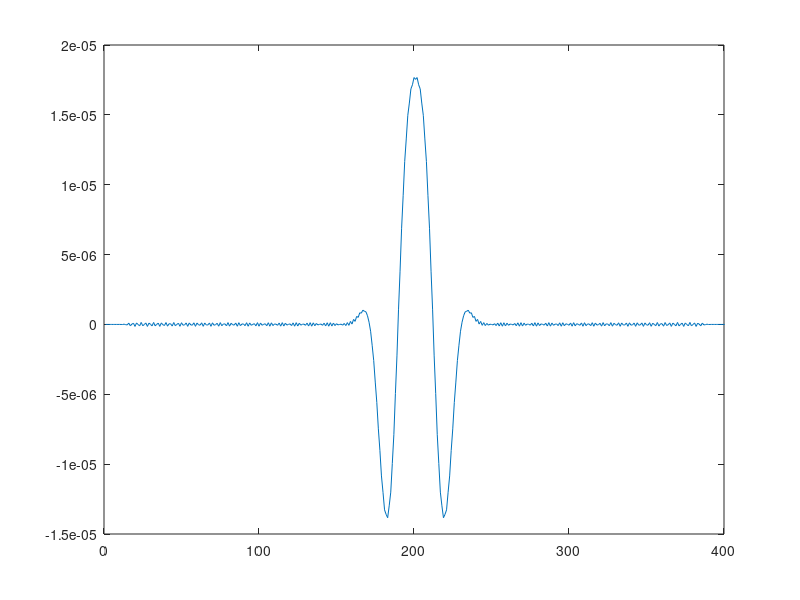

Write the MATLAB code that produced this figure.
clear();
w = 2*pi*1e9;
c = 299792458;
lambda = 2*pi*c/w;
mu = 4*pi*1e-7;
eps = 1/(c^2*mu);
delta_x = lambda/40;
delta_t = delta_x/c*0.5;

% convenient params to change
gridsize = 400;
pulsetime = 100;
plotspeed = 4;


%initialize with blank frame
ez_grid = zeros(gridsize+1,1);
hy_grid = zeros(gridsize,1);

pmlwidth = 20;
m = 2.5;

eta = sqrt(mu/eps);
sig_e = -log(1e-20)*(m+1)/(2*eta*pmlwidth*delta_x);
sig_m = sig_e*eta*eta;
% in pml sig_e*((gridsize-x)/pmlwidth).^3

plot(ez_grid);
xlim([0 gridsize]);
getframe;

ca = ones(401,1)*delta_t/eps;
cb = ones(401,1)*eps/delta_t;
% same for h -> da, db

for x=2:pmlwidth+1
    ca(x,1) = 1/(eps/delta_t+(sig_e*((pmlwidth+1-x)/pmlwidth).^m)/2);
    cb(x,1) = eps/delta_t-(sig_e*((pmlwidth+1-x)/pmlwidth).^m)/2;
end
for x=gridsize-pmlwidth+1:gridsize
    ca(x,1) = 1/(eps/delta_t+(sig_e*((x-gridsize-1+pmlwidth)/pmlwidth).^m)/2);
    cb(x,1) = (eps/delta_t-(sig_e*((x-gridsize-1+pmlwidth)/pmlwidth).^m)/2);
end

for t=1:pulsetime*8
    
    %update e with previous e data and 1/2 frame data of h
    % ez_grid(1,1) = sin(w*t*delta_t);
    for x=2:gridsize
        ez_grid(x,1) = ca(x,1)*(cb(x,1)*ez_grid(x,1)+(hy_grid(x,1)-hy_grid(x-1,1))/delta_x);
    end
    ez_grid(gridsize/2+1,1) = ez_grid(gridsize/2+1,1) + exp(-(100-t)^2/gridsize/2)*sin(w*(t-100)*delta_t);

    

    %update h with previous h data and 1/2 frame data of e
    for x=1:pmlwidth
        hy_grid(x,1) = 1/(mu/delta_t+sig_m*((pmlwidth-x+0.5)/pmlwidth).^m/2)*(((mu/delta_t-sig_m*((pmlwidth-x+0.5)/pmlwidth).^m/2))*hy_grid(x,1)+(ez_grid(x+1,1)-ez_grid(x,1))/delta_x);
    end
    for x=pmlwidth+1:gridsize-pmlwidth
        hy_grid(x,1) = delta_t/(delta_x*mu)*(ez_grid(x+1,1)-ez_grid(x,1))+hy_grid(x,1);      
    end
    for x=gridsize-pmlwidth+1:gridsize
        hy_grid(x,1) = 1/(mu/delta_t+sig_m*((x-gridsize+pmlwidth-0.5)/pmlwidth).^m/2)*(((mu/delta_t-sig_m*((x+pmlwidth-gridsize-0.5)/pmlwidth).^m/2))*hy_grid(x,1)+(ez_grid(x+1,1)-ez_grid(x,1))/delta_x);
    end

    if mod(t,plotspeed) == 0
        plot(ez_grid);
        xlim([0 gridsize]);
        getframe;
    end
end
